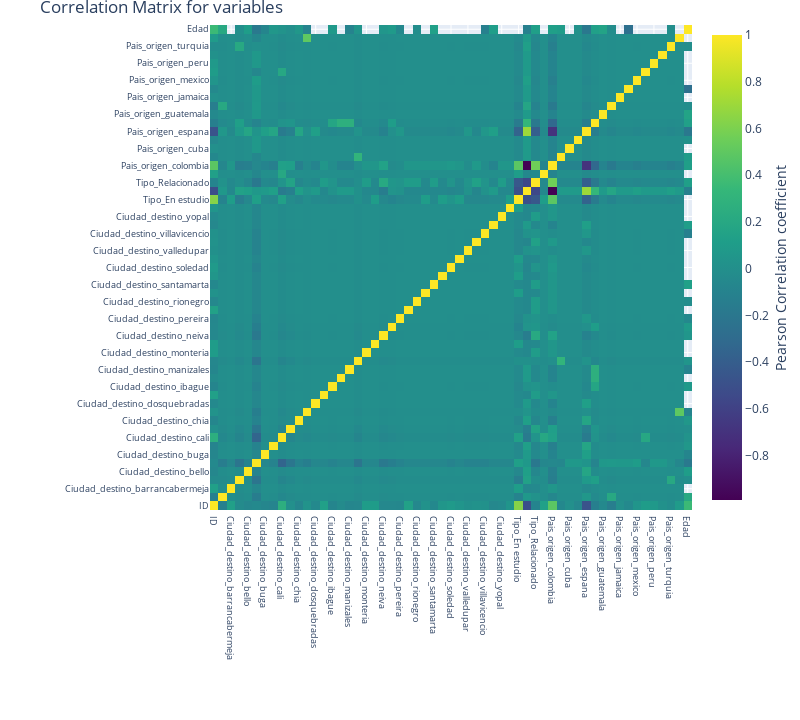

The notebook cell this image was saved under:
### Markdown cell above
### Analisis de correlación

### Code cell
correlacion(data2model_normalizado)

### Figure 1 — Plotly figure (JSON) as saved in the notebook; plotly's stock layout.template omitted (floating-point values rounded to 4 significant figures; data arrays with more than 128 entries replaced by an {"elided": "..."} marker saying what was removed)
{"data": [{"colorbar": {"title": {"side": "right", "text": "Pearson Correlation coefficient"}}, "colorscale": [[0, "#440154"], [0.1111, "#482878"], [0.2222, "#3e4989"], [0.3333, "#31688e"], [0.4444, "#26828e"], [0.5556, "#1f9e89"], [0.6667, "#35b779"], [0.7778, "#6ece58"], [0.8889, "#b5de2b"], [1, "#fde725"]], "type": "heatmap", "x": ["ID", "Ciudad_destino_armenia", "Ciudad_destino_barrancabermeja", "Ciudad_destino_barranquilla", "Ciudad_destino_bello", "Ciudad_destino_bogota", "Ciudad_destino_buga", "Ciudad_destino_cajica", "Ciudad_destino_cali", "Ciudad_destino_cartagena", "Ciudad_destino_chia", "Ciudad_destino_cucuta", "Ciudad_destino_dosquebradas", "Ciudad_destino_floridablanca", "Ciudad_destino_ibague", "Ciudad_destino_itagui", "Ciudad_destino_manizales", "Ciudad_destino_medellin", "Ciudad_destino_monteria", "Ciudad_destino_mosquera", "Ciudad_destino_neiva", "Ciudad_destino_palmira", "Ciudad_destino_pereira", "Ciudad_destino_popayan", "Ciudad_destino_rionegro", "Ciudad_destino_sanfrancisco", "Ciudad_destino_santamarta", "Ciudad_destino_santanderdequilichao", "Ciudad_destino_soledad", "Ciudad_destino_tunja", "Ciudad_destino_valledupar", "Ciudad_destino_villapinzon", "Ciudad_destino_villavicencio", "Ciudad_destino_viterbo", "Ciudad_destino_yopal", "Ciudad_destino_zipaquira", "Tipo_En estudio", "Tipo_Importado", "Tipo_Relacionado", "Pais_origen_", "Pais_origen_colombia", "Pais_origen_croacia", "Pais_origen_cuba", "Pais_origen_ecuador", "Pais_origen_espana", "Pais_origen_estadosunidos", "Pais_origen_guatemala", "Pais_origen_italia", "Pais_origen_jamaica", "Pais_origen_londres", "Pais_origen_mexico", "Pais_origen_panama", "Pais_origen_peru", "Pais_origen_puertorico", "Pais_origen_turquia", "Pais_origen_venezuela", "Edad"], "y": ["ID", "Ciudad_destino_armenia", "Ciudad_destino_barrancabermeja", "Ciudad_destino_barranquilla", "Ciudad_destino_bello", "Ciudad_destino_bogota", "Ciudad_destino_buga", "Ciudad_destino_cajica", "Ciudad_destino_cali", "Ciudad_destino_cartagena", "Ciudad_destino_chia", "Ciudad_destino_cucuta", "Ciudad_destino_dosquebradas", "Ciudad_destino_floridablanca", "Ciudad_destino_ibague", "Ciudad_destino_itagui", "Ciudad_destino_manizales", "Ciudad_destino_medellin", "Ciudad_destino_monteria", "Ciudad_destino_mosquera", "Ciudad_destino_neiva", "Ciudad_destino_palmira", "Ciudad_destino_pereira", "Ciudad_destino_popayan", "Ciudad_destino_rionegro", "Ciudad_destino_sanfrancisco", "Ciudad_destino_santamarta", "Ciudad_destino_santanderdequilichao", "Ciudad_destino_soledad", "Ciudad_destino_tunja", "Ciudad_destino_valledupar", "Ciudad_destino_villapinzon", "Ciudad_destino_villavicencio", "Ciudad_destino_viterbo", "Ciudad_destino_yopal", "Ciudad_destino_zipaquira", "Tipo_En estudio", "Tipo_Importado", "Tipo_Relacionado", "Pais_origen_", "Pais_origen_colombia", "Pais_origen_croacia", "Pais_origen_cuba", "Pais_origen_ecuador", "Pais_origen_espana", "Pais_origen_estadosunidos", "Pais_origen_guatemala", "Pais_origen_italia", "Pais_origen_jamaica", "Pais_origen_londres", "Pais_origen_mexico", "Pais_origen_panama", "Pais_origen_peru", "Pais_origen_puertorico", "Pais_origen_turquia", "Pais_origen_venezuela", "Edad"], "z": {"elided": "57x57 float values"}}], "layout": {"autosize": false, "height": 720, "margin": {"b": 210, "l": 210, "r": 0, "t": 25}, "title": {"text": "Correlation Matrix for variables"}, "width": 800, "xaxis": {"tickfont": {"size": 9}}, "yaxis": {"tickfont": {"size": 9}}}}
